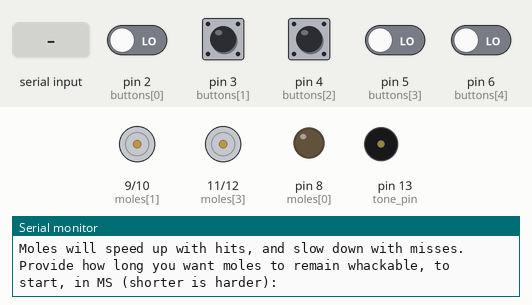
This sketch was run on a simulated Arduino Uno, built with avr-gcc and run on an emulated ATmega328P. Parts: motor-driver pin pairs drawn as motors (green arrow = first pin HIGH = forward, orange = second pin HIGH = backward, longer = more drive), output pins drawn as LEDs (lit = HIGH), buzzer (waves = sounding), the last lines printed to the serial monitor. The inputs (shaded band) are chosen by the test bench; at power-on: pin 2 (buttons[0]), pin 3 (buttons[1]), pin 4 (buttons[2]), pin 5 (buttons[3]), pin 6 (buttons[4]) LOW. Random numbers use the default seed unless the sketch sets one.

Above: at 1.0 s.
1.1 s: "90,45\n" received over Serial
At 2.6 s:
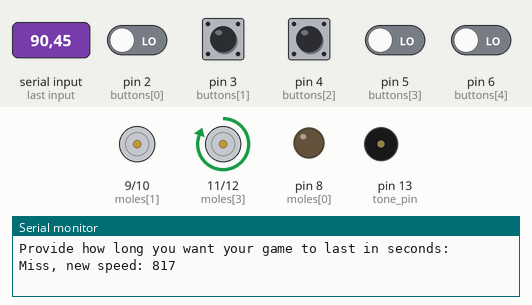
At 3.9 s:
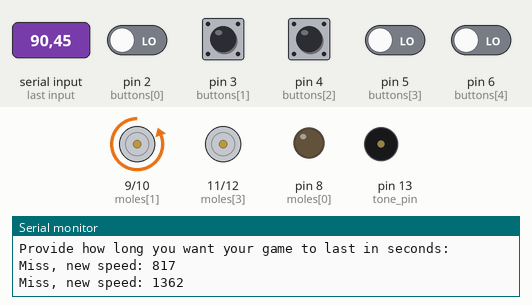
4.1 s: pin 4 (buttons[2]) pulled HIGH for 0.15 s
At 5.0 s:
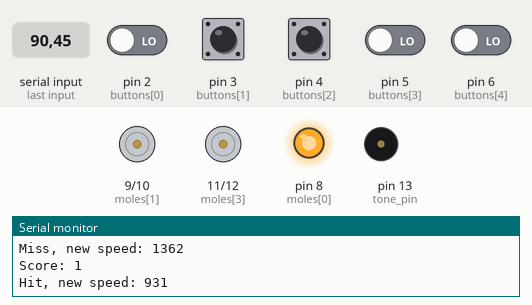
7.2 s: pin 2 (buttons[0]) driven HIGH and pin 4 (buttons[2]) driven HIGH and pin 5 (buttons[3]) driven HIGH and pin 6 (buttons[4]) driven HIGH
10.2 s: pin 4 (buttons[2]) driven LOW
13.2 s: pin 4 (buttons[2]) driven HIGH
16.2 s: pin 6 (buttons[4]) driven LOW
At 21.9 s:
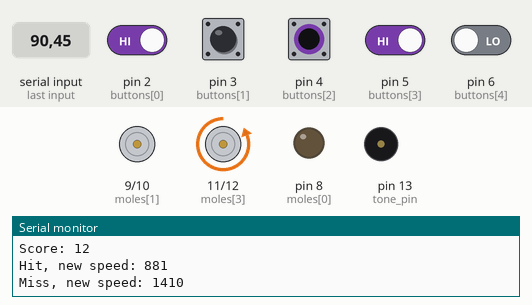
Timing chart, 0 to 26.4 s (numbered marks = the images above; inputs shaded):
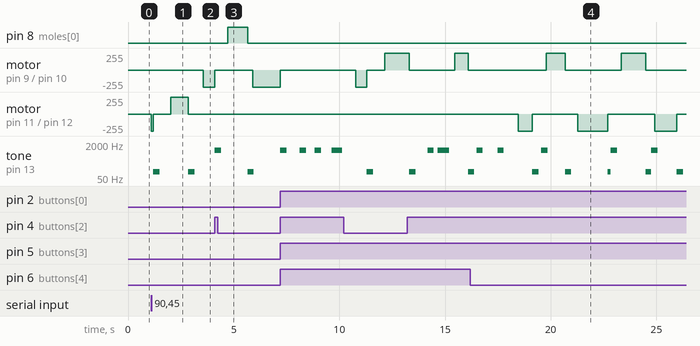

The sketch:

WhackMole.ino
```cpp
/*Author: Anderson Walsh
Arduino Whack-a-Mole
LEDs are moles, click the corresponding button for a point
Program starts by prompting user for starting blink speed
and desired game time. On a hit, blink speed will increase
half of the way down to a limit of 1/2 a second. On a miss,
Blink speed will decrease 1/4 of the way up to 3 seconds.
Audio feedback for hits and misses.
*/

//global variables for pins, score tracking, speed tracking,
//time tracking, and ensuring the same mole is not picked twice
const int moles[] = {8, 9, 10, 11, 12};
const int buttons[] = {2, 3, 4, 5, 6};
const int tone_pin = 13;
int rand_mole = 0;
int prev_rand = 0;
int user_speed = 0;
int user_score = 0;
int prev_score = 0;
unsigned long game_time = 0;
unsigned long prevMill = 0;
unsigned long curMill = 0;

//precondition: rand_mole previously initialized, Serial.begin() called
void gameInit()
{
    rand_mole = random(5); //random indexing # between 0-4
    Serial.print("Welcome to Arduino Whack-a-Mole!\nClick the button under each LED as they light up for points.\n");
    Serial.print("Moles will speed up with hits, and slow down with misses.\n");
} //postcondition: initial mole set, game explained to user via serial output

//precondition: Serial.begin() called, user_speed and game_time previously initialized
void setSpeedTime()
{
    Serial.println("Provide how long you want moles to remain whackable, to start, in MS (shorter is harder): ");
    while (user_speed == 0)
    {
        user_speed = Serial.parseInt(); //loop to bypass the once per second read of "0" from pareInt() by default
    }
    Serial.println("Provide how long you want your game to last in seconds: ");
    while (game_time == 0)
    {
        game_time = Serial.parseInt();
    }
    game_time *= 1000;     //asking for input in seconds, arduino time works in MS
    game_time += millis(); //compensate for time spent inputting game values
} //postcondition: starting speed and game time is set by user, game_time is converted to MS

//preconditionL global variables for pin #s initialized, serial port available, called functions defined
void setup()
{
    Serial.begin(9600);        //open dataline for serial I/O
    randomSeed(analogRead(0)); //random numbers seeded from noise on pin 0
    //there should always be a button for each output
    for (int i = 0; i < (sizeof(moles) / sizeof(int)); i++)
    {
        pinMode(moles[i], OUTPUT);
        pinMode(buttons[i], INPUT);
    }
    gameInit();
    setSpeedTime();
} //postcondition: pin modes set, initial game explanation plus user set value functions called, Serial port open

//precondition: game has been played, user_score and user_speed appropriately updated
void gameEnd()
{
    Serial.print("Thanks for playing!\nYour final score: ");
    Serial.print(user_score);
    Serial.print("\nYour final speed: ");
    Serial.print(user_speed);
    Serial.print("\nReset Arduino to play again!");
    while (1)
        ; //could use exit(0), while this does work the function is not intended for use on Arduino
} //postcondition: function creates infinite loop to "quit", never ends

//precondition: user_speed previously defined, pin available for tone
void incSpeed()
{
    if (user_speed > 500)
    {
        user_speed -= (user_speed - 500) / 2; //make moles blink twice as fast up to 1/2 a second
    }
    Serial.print("Hit, new speed: ");
    Serial.println(user_speed);
    tone(tone_pin, 1000, 300); //high pitch sound for score
} //postcondition: if user_speed is greater than half a second, cut the difference in half and give + audio feedback

//precondition: user_speed previously defined, pin available for tone
void decSpeed()
{
    if (user_speed < 3000)
    {
        user_speed += (3000 - user_speed) / 4; //make moles blink 25% slower up to 3 seconds
    }
    Serial.print("Miss, new speed: ");
    Serial.println(user_speed);
    tone(tone_pin, 100, 300); //low pitch sound for miss
} //postconditionL if user_speed is less than 3 seconds, increase user_speed towards 3s by 25% and give - audio feedback

//precondition: prev_rand and rand_mole previously initialized and given valid data
void moleSelect()
{
    prev_rand = rand_mole;
    rand_mole = random(5); //random indexing # between 0-5
    //if our new random number isn't so random, either go up a mole if we were at mole 0, down a mole if we were at mole 4
    //or, 50/50 chance to either go up/down 1 if we aren't in danger of trying to address a nonexistent mole
    if (prev_rand == rand_mole)
    {
        switch (rand_mole)
        {
        case 0:
            rand_mole += 1;
            break;
        case 4:
            rand_mole -= 1;
            break;
        default:
            if (random(2))
                rand_mole += 1;
            else
                rand_mole -= 1;
            break;
        }
    }
} //postcondition: new random mole, unique from previously selected mole, chosen

//precondition: none
void wait()
{
    delay(random(900) + 100);
} //postcondition: program pauses for random period between 1/10-1 second between mole appearances

//game loop
void loop()
{
    curMill = millis(); //have to find curMill outside of while and in while because of call to wait() at end of loop
    if (game_time < curMill)
    {
        gameEnd(); //if our current time has surpassed user set game time, it's all over
    }
    prev_score = user_score; //detect whether user hit or missed by checking if score has changed at end of loop, for speed change
    prevMill = curMill;
    while (curMill - prevMill <= user_speed)
    { //check for button press up until user_speed time has passed
        curMill = millis();
        digitalWrite(moles[rand_mole], HIGH);
        if (digitalRead(buttons[rand_mole]) == HIGH)
        { //on a hit, increase score and speed
            user_score += 1;
            Serial.print("Score: ");
            Serial.println(user_score);
            incSpeed();
            break;
        }
    }
    if (user_score == prev_score)
    { //on a miss, decrease speed
        decSpeed();
    }
    digitalWrite(moles[rand_mole], LOW);
    moleSelect();
    wait();
}
```

Measured:
- after the input at 1.1 s, motor on pin 9 (moles[1]) / pin 10 (moles[2]): stopped → backward 255/255 after 2.4 s; motor on pin 11 (moles[3]) / pin 12 (moles[4]): stopped → backward 255/255 at once, → stopped 0.09 s later, → forward 255/255 0.83 s later, → stopped 0.82 s later
- after the input at 16.2 s, motor on pin 11 (moles[3]) / pin 12 (moles[4]): goes backward 255/255 0.68 s, stopped 2.1 s, backward 255/255 1.4 s, stopped 2.2 s, backward 255/255 1.1 s, then stopped, starting after 2.3 s
